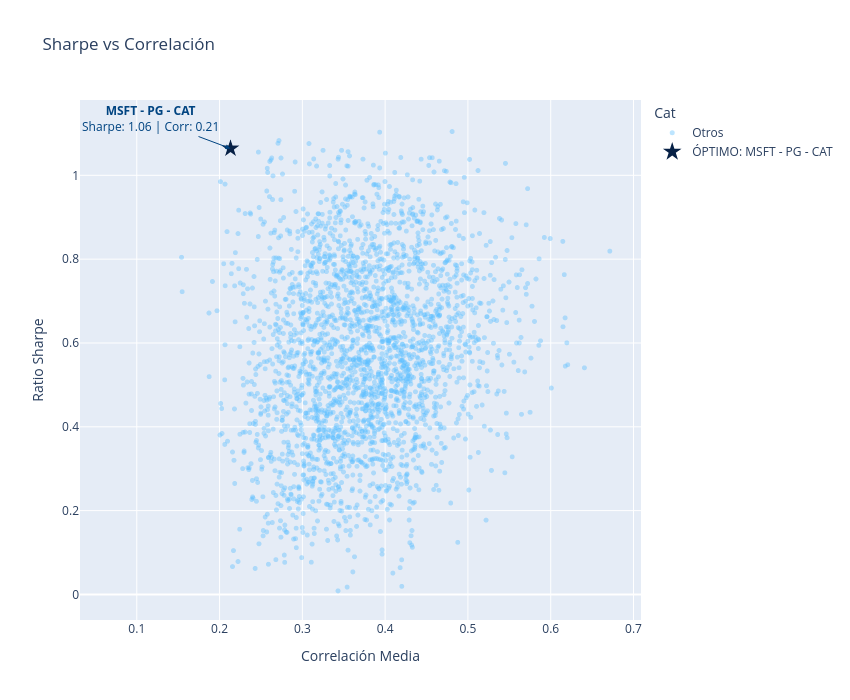

Notebook code cell kept with this figure:
### Code cell
# 1. Preparar retornos
activos = ['AXP', 'CRM', 'MSFT', 'KO', 'JNJ', 'GS', 'PG', 'DIS', 'UNH', 'MRK', 'V', 'CVX', 'BA', 'INTC', 'MMM', 'IBM', 'CSCO', 'AAPL', 'MCD', 'CAT', 'HD', 'AMGN', 'JPM', 'NKE', 'TRV', 'DOW']
retornos = df.xs("close", axis=1, level=1).filter(items=activos).pct_change().dropna()

r_anual = retornos.mean() * 252
cov_anual = retornos.cov() * 252
matriz_corr = retornos.corr()

# 2. Calcular métricas para cada trío
resultados = []
for trio in combinations(retornos.columns, 3):
    t = list(trio)
    rent = r_anual[t].mean()
    vol = np.sqrt(cov_anual.loc[t, t].values.sum() / 9)
    corr_media = (matriz_corr.loc[t, t].values.sum() - 3) / 6
    
    resultados.append({
        "Trio": " - ".join(t), 
        "Corr": round(corr_media, 4), 
        "Sharpe": round(rent / vol, 4), 
        "Rent": rent, 
        "Vol": vol
    })

df_t = pd.DataFrame(resultados)

# 3. Identificar el mejor trío
top = df_t.loc[(df_t["Sharpe"] - df_t["Corr"]).idxmax()]
opt_label = f"ÓPTIMO: {top['Trio']}"
df_t["Cat"] = np.where(df_t.index == top.name, opt_label, "Otros")

# 4. Crear gráfico
fig = px.scatter(
    df_t, x="Corr", y="Sharpe", color="Cat", hover_data=["Trio", "Rent", "Vol"],
    color_discrete_map={"Otros": paleta_bbva["azul_celeste_aqua"], opt_label: paleta_bbva["azul_oscuro_digital"]},
    title="Sharpe vs Correlación",
    labels={"Corr": "Correlación Media", "Sharpe": "Ratio Sharpe"}
)

fig.add_annotation(
    x=top["Corr"], y=top["Sharpe"], 
    text=f"<b>{top['Trio']}</b><br>Sharpe: {top['Sharpe']:.2f} | Corr: {top['Corr']:.2f}",
    showarrow=True, arrowhead=2, arrowcolor=paleta_bbva["azul_logotipo"], ax=-80, ay=-30, font=dict(color=paleta_bbva["azul_logotipo"])
)

fig.update_traces(marker=dict(size=5, opacity=0.4), selector=dict(name="Otros"))
fig.update_traces(marker=dict(size=14, symbol="star"), selector=dict(name=opt_label))
fig.update_layout(height=700, width=850).show()
fig.write_image(os.path.join(ruta_graficos, ("Sharpe vs Correlación" + '.png').replace(' ', '_')))

### Figure 1 — Plotly figure (JSON) as saved in the notebook; plotly's stock layout.template omitted (floating-point values rounded to 4 significant figures; data arrays with more than 128 entries replaced by an {"elided": "..."} marker saying what was removed)
{"data": [{"customdata": {"elided": "2599x3 mixed values"}, "hovertemplate": "Cat=Otros<br>Correlación Media=%{x}<br>Ratio Sharpe=%{y}<br>Trio=%{customdata[0]}<br>Rent=%{customdata[1]}<br>Vol=%{customdata[2]}<extra></extra>", "legendgroup": "Otros", "marker": {"color": "#5BBEFF", "opacity": 0.4, "size": 5, "symbol": "circle"}, "mode": "markers", "name": "Otros", "showlegend": true, "type": "scattergl", "x": {"elided": "2599 float values"}, "xaxis": "x", "y": {"elided": "2599 float values"}, "yaxis": "y"}, {"customdata": [["MSFT - PG - CAT", 0.213, 0.2001]], "hovertemplate": "Cat=ÓPTIMO: MSFT - PG - CAT<br>Correlación Media=%{x}<br>Ratio Sharpe=%{y}<br>Trio=%{customdata[0]}<br>Rent=%{customdata[1]}<br>Vol=%{customdata[2]}<extra></extra>", "legendgroup": "ÓPTIMO: MSFT - PG - CAT", "marker": {"color": "#072146", "size": 14, "symbol": "star"}, "mode": "markers", "name": "ÓPTIMO: MSFT - PG - CAT", "showlegend": true, "type": "scattergl", "x": [0.2132], "xaxis": "x", "y": [1.064], "yaxis": "y"}], "layout": {"annotations": [{"arrowcolor": "#004481", "arrowhead": 2, "ax": -80, "ay": -30, "font": {"color": "#004481"}, "showarrow": true, "text": "<b>MSFT - PG - CAT</b><br>Sharpe: 1.06 | Corr: 0.21", "x": 0.2132, "y": 1.064}], "height": 700, "legend": {"title": {"text": "Cat"}, "tracegroupgap": 0}, "title": {"text": "Sharpe vs Correlación"}, "width": 850, "xaxis": {"anchor": "y", "domain": [0, 1], "title": {"text": "Correlación Media"}}, "yaxis": {"anchor": "x", "domain": [0, 1], "title": {"text": "Ratio Sharpe"}}}}
